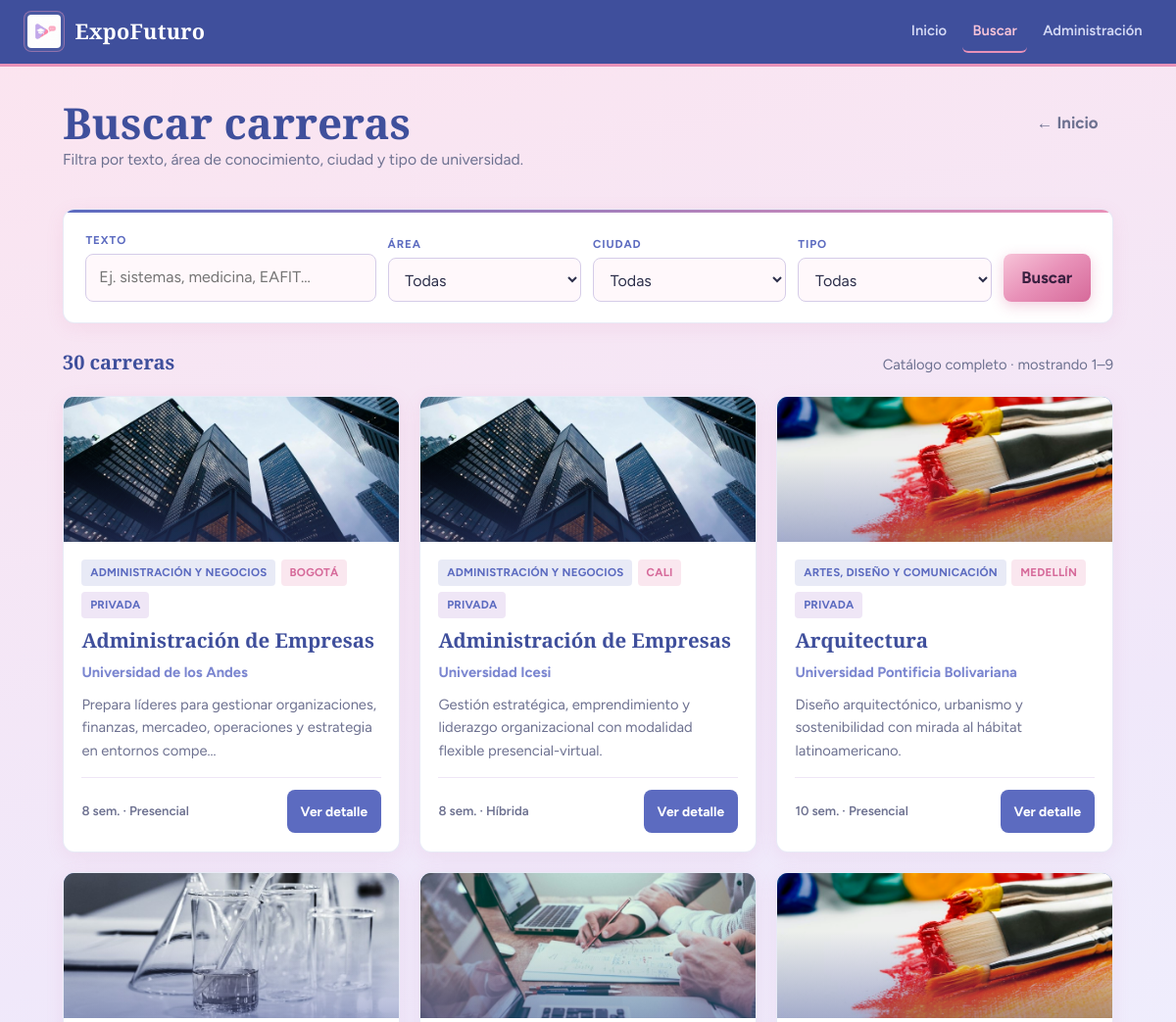
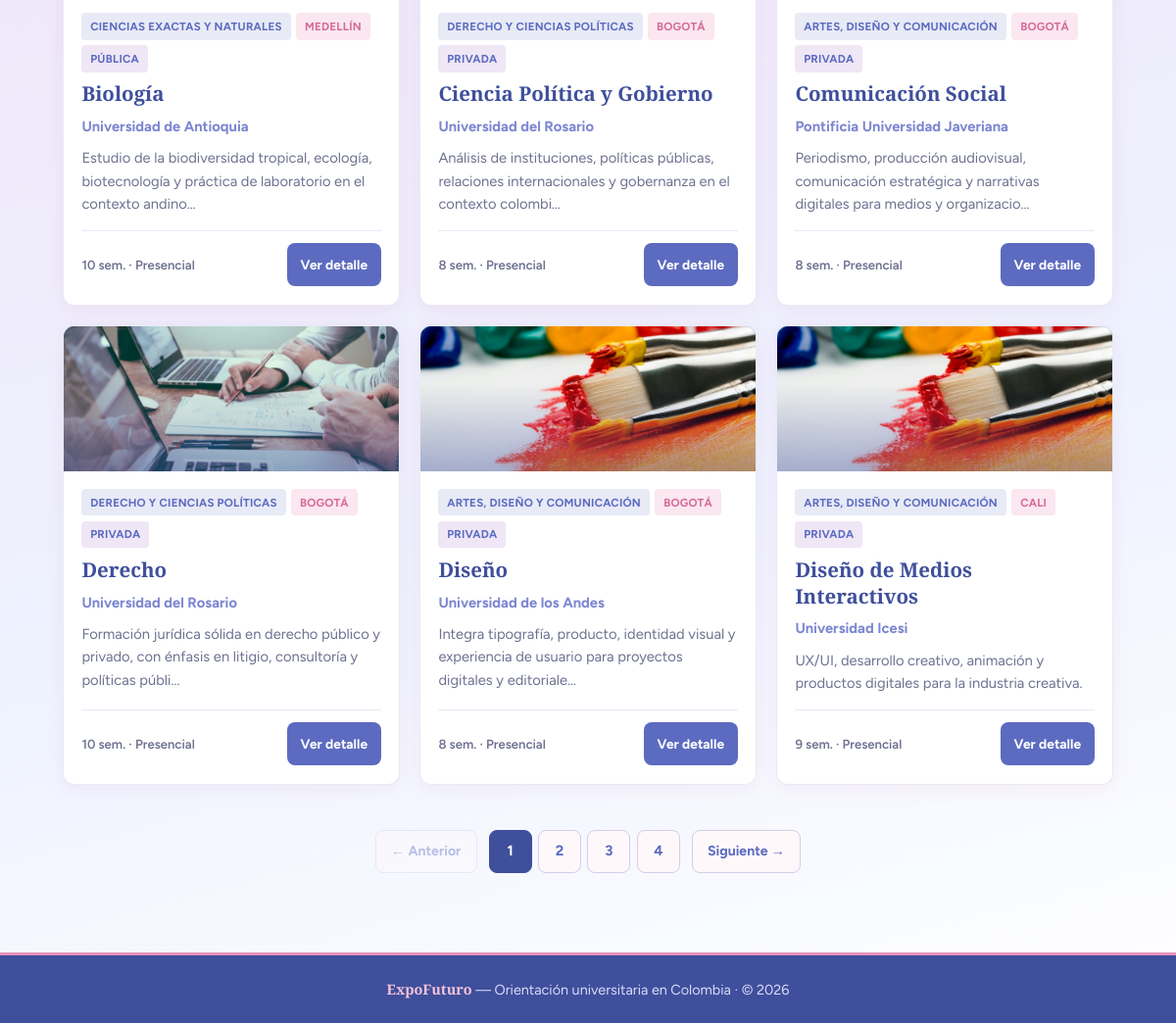
The page /buscar.php on the database its author committed (2 pictures, top to bottom).
### tables this page shows
CREATE TABLE carrera (
  id_carrera INT UNSIGNED AUTO_INCREMENT PRIMARY KEY,
  nombre VARCHAR(200) NOT NULL,
  id_area INT UNSIGNED NOT NULL,
  duracion_semestres TINYINT UNSIGNED NOT NULL,
  modalidad VARCHAR(80) NOT NULL,
  descripcion TEXT NULL,
  id_universidad INT UNSIGNED NOT NULL,
  FOREIGN KEY (id_area) REFERENCES area(id_area),
  FOREIGN KEY (id_universidad) REFERENCES universidad(id_universidad)
);

CREATE TABLE area (
  id_area INT UNSIGNED AUTO_INCREMENT PRIMARY KEY,
  nombre VARCHAR(100) NOT NULL UNIQUE
);

CREATE TABLE universidad (
  id_universidad INT UNSIGNED AUTO_INCREMENT PRIMARY KEY,
  nombre VARCHAR(200) NOT NULL,
  ciudad VARCHAR(100) NOT NULL,
  tipo ENUM('publica', 'privada') NOT NULL,
  sitio_web VARCHAR(255) NULL,
  descripcion TEXT NULL,
  logo_url VARCHAR(255) NULL
);

### buscar.php (the view, shortened to what this page needs)
<?php
require_once __DIR__ . "/includes/conexion.php";
require_once __DIR__ . "/includes/funciones.php";
$q = trim($_GET["q"] ?? "");
$idArea = (int) ($_GET["area"] ?? 0);
$ciudad = trim($_GET["ciudad"] ?? "");
$tipo = trim($_GET["tipo"] ?? "");
$where = " WHERE 1=1";
$types = "";
$params = [];
$countSql = "SELECT COUNT(*) AS total
             FROM carrera c
             INNER JOIN area a ON a.id_area = c.id_area
             INNER JOIN universidad u ON u.id_universidad = c.id_universidad"
          . $where;
$countStmt = $mysqli->prepare($countSql);
$countStmt->execute();
$total = (int) $countStmt->get_result()->fetch_assoc()["total"];
$pag = calcularPaginacion($total, 9);
$sql = "SELECT c.id_carrera, c.nombre AS carrera, c.duracion_semestres, c.modalidad, c.descripcion,
               a.nombre AS area, u.nombre AS universidad, u.ciudad, u.tipo
        FROM carrera c
        INNER JOIN area a ON a.id_area = c.id_area
        INNER JOIN universidad u ON u.id_universidad = c.id_universidad"
     . $where
     . " ORDER BY c.nombre ASC LIMIT ? OFFSET ?";
$listTypes = $types . "ii";
$listParams = $params;
$listParams[] = $pag["por_pagina"];
$listParams[] = $pag["offset"];
$stmt = $mysqli->prepare($sql);
$stmt->bind_param($listTypes, ...$listParams);
$stmt->execute();
$carreras = $stmt->get_result()->fetch_all(MYSQLI_ASSOC);
$hayFiltros = ($q !== "" || $idArea > 0 || $ciudad !== "" || $tipo !== "");
$queryParams = [
    "q" => $q,
    "area" => $idArea > 0 ? $idArea : "",
    "ciudad" => $ciudad,
    "tipo" => $tipo,
];
require __DIR__ . "/includes/header.php";
?>
<main class="contenedor">
    <div class="page-heading">
        <div>
            <h1>Buscar carreras</h1>
            <p class="seccion-sub">Filtra por texto, área de conocimiento, ciudad y tipo de universidad.</p>
        </div>
        <a class="btn btn-ghost" href="index.php">← Inicio</a>
    </div>
    <section class="panel filtros-panel" id="buscar">
        <form class="filtros" method="get" action="buscar.php">
            <div class="campo">
                <label for="q">Texto</label>
                <input type="search" id="q" name="q" placeholder="Ej. sistemas, medicina, EAFIT…" value="<?= e($q) ?>">
            </div>
            <div class="campo">
                <label for="area">Área</label>
                <select id="area" name="area">
                    <option value="">Todas</option>
                </select>
            </div>
            <div class="campo">
                <label for="ciudad">Ciudad</label>
                <select id="ciudad" name="ciudad">
                    <option value="">Todas</option>
                </select>
            </div>
            <div class="campo">
                <label for="tipo">Tipo</label>
                <select id="tipo" name="tipo">
                    <option value="">Todas</option>
                </select>
            </div>
            <div class="filtros-acciones">
                <button class="btn btn-dorado" type="submit">Buscar</button>
            </div>
        </form>
    </section>
    <?php if ($total === 0): ?>
        <div class="vacio">
            <div class="vacio-icon" aria-hidden="true">?</div>
            <h3>Sin resultados con esos filtros</h3>
            <p>Prueba ampliar la búsqueda: quita la ciudad, cambia el área o busca solo por una palabra (por ejemplo “ingeniería” o “Medellín”).</p>
            <div class="vacio-acciones">
                <a class="btn btn-dorado" href="buscar.php">Ver todas las carreras</a>
                <a class="btn btn-outline" href="buscar.php?ciudad=Bogotá">Carreras en Bogotá</a>
                <a class="btn btn-outline" href="buscar.php?tipo=publica">Solo públicas</a>
            </div>
        </div>
    <?php else: ?>
        <div class="resultado-bar">
            <strong><?= $total ?> carrera<?= $total === 1 ? "" : "s" ?></strong>
            <span>
                <?= $hayFiltros ? "Resultados filtrados" : "Catálogo completo" ?>
                · mostrando <?= $pag["desde"] ?>–<?= $pag["hasta"] ?>
            </span>
        </div>
        <div class="rejilla">
            <?php foreach ($carreras as $carrera): ?>
                <article class="tarjeta">
                    <div class="tarjeta-media">
                        <img src="<?= e(imagenArea($carrera["area"])) ?>" alt="" width="800" height="534" loading="lazy">
                    </div>
                    <div class="tarjeta-body">
                        <div class="meta">
                            <span class="badge badge-navy"><?= e($carrera["area"]) ?></span>
                            <span class="badge badge-gold"><?= e($carrera["ciudad"]) ?></span>
                            <span class="badge"><?= e(etiquetaTipo($carrera["tipo"])) ?></span>
                        </div>
                        <h3><?= e($carrera["carrera"]) ?></h3>
                        <p class="tarjeta-uni"><?= e($carrera["universidad"]) ?></p>
                        <p class="tarjeta-desc"><?= e(mb_strimwidth($carrera["descripcion"] ?? "", 0, 110, "…")) ?></p>
                        <div class="tarjeta-foot">
                            <span class="tarjeta-meta"><?= (int) $carrera["duracion_semestres"] ?> sem. · <?= e($carrera["modalidad"]) ?></span>
                            <a class="btn btn-navy btn-sm" href="carrera.php?id=<?= (int) $carrera["id_carrera"] ?>">Ver detalle</a>
                        </div>
                    </div>
                </article>
            <?php endforeach; ?>
        </div>
        <?= renderPaginacion($pag, "buscar.php", $queryParams) ?>
    <?php endif; ?>
</main>
<?php require __DIR__ . "/includes/footer.php"; ?>

### rows shown on the page
carrera: id_area.nombre "ADMINISTRACIÓN Y NEGOCIOS", id_universidad.ciudad "BOGOTÁ", id_universidad.tipo "PRIVADA", nombre "Administración de Empresas", id_universidad.nombre "Universidad de los Andes", descripcion "Prepara líderes para gestionar organizaciones, finanzas, mercadeo, operaciones y estrategia en entornos compe…", duracion_semestres "8", modalidad "Presencial"
carrera: id_area.nombre "ADMINISTRACIÓN Y NEGOCIOS", id_universidad.ciudad "CALI", id_universidad.tipo "PRIVADA", nombre "Administración de Empresas", id_universidad.nombre "Universidad Icesi", descripcion "Gestión estratégica, emprendimiento y liderazgo organizacional con modalidad flexible presencial-virtual.", duracion_semestres "8", modalidad "Híbrida"
carrera: id_area.nombre "ARTES, DISEÑO Y COMUNICACIÓN", id_universidad.ciudad "MEDELLÍN", id_universidad.tipo "PRIVADA", nombre "Arquitectura", id_universidad.nombre "Universidad Pontificia Bolivariana", descripcion "Diseño arquitectónico, urbanismo y sostenibilidad con mirada al hábitat latinoamericano.", duracion_semestres "10", modalidad "Presencial"
carrera: shows a picture, id_area.nombre "CIENCIAS EXACTAS Y NATURALES", id_universidad.ciudad "MEDELLÍN", id_universidad.tipo "PÚBLICA", nombre "Biología", id_universidad.nombre "Universidad de Antioquia", descripcion "Estudio de la biodiversidad tropical, ecología, biotecnología y práctica de laboratorio en el contexto andino…", duracion_semestres "10", modalidad "Presencial"
carrera: id_area.nombre "DERECHO Y CIENCIAS POLÍTICAS", id_universidad.ciudad "BOGOTÁ", id_universidad.tipo "PRIVADA", nombre "Ciencia Política y Gobierno", id_universidad.nombre "Universidad del Rosario", descripcion "Análisis de instituciones, políticas públicas, relaciones internacionales y gobernanza en el contexto colombi…", duracion_semestres "8", modalidad "Presencial"
carrera: id_area.nombre "ARTES, DISEÑO Y COMUNICACIÓN", id_universidad.ciudad "BOGOTÁ", id_universidad.tipo "PRIVADA", nombre "Comunicación Social", id_universidad.nombre "Pontificia Universidad Javeriana", descripcion "Periodismo, producción audiovisual, comunicación estratégica y narrativas digitales para medios y organizacio…", duracion_semestres "8", modalidad "Presencial"
carrera: id_area.nombre "DERECHO Y CIENCIAS POLÍTICAS", id_universidad.ciudad "BOGOTÁ", id_universidad.tipo "PRIVADA", nombre "Derecho", id_universidad.nombre "Universidad del Rosario", descripcion "Formación jurídica sólida en derecho público y privado, con énfasis en litigio, consultoría y políticas públi…", duracion_semestres "10", modalidad "Presencial"
carrera: id_area.nombre "ARTES, DISEÑO Y COMUNICACIÓN", id_universidad.ciudad "BOGOTÁ", id_universidad.tipo "PRIVADA", nombre "Diseño", id_universidad.nombre "Universidad de los Andes", descripcion "Integra tipografía, producto, identidad visual y experiencia de usuario para proyectos digitales y editoriale…", duracion_semestres "8", modalidad "Presencial"
carrera: id_area.nombre "ARTES, DISEÑO Y COMUNICACIÓN", id_universidad.ciudad "CALI", id_universidad.tipo "PRIVADA", nombre "Diseño de Medios Interactivos", id_universidad.nombre "Universidad Icesi", descripcion "UX/UI, desarrollo creativo, animación y productos digitales para la industria creativa.", duracion_semestres "9", modalidad "Presencial"

### other values the page prints
$total "30"
$pag["desde"] "1"
$pag["hasta"] "9"
$totalPaginas "4"
